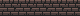

Rendered tile map (Tiled .tmx) drawn with the repository's tilesets; below, a short description and the full map source, tile grids included:
An orthogonal 5x1 tile map with 16x16 px tiles, 1 tile layer (Tile Layer 1).

<map version="1.9" tiledversion="1.9.1" orientation="orthogonal" renderorder="right-down" width="5" height="1" tilewidth="16" tileheight="16" infinite="0" nextlayerid="2" nextobjectid="1">
 <tileset firstgid="1" source="../0x72_DungeonTilesetII_v1.4.tsx" />
 <layer id="1" name="Tile Layer 1" width="5" height="1">
  <data encoding="csv">
35,35,35,35,35
</data>
 </layer>
</map>
